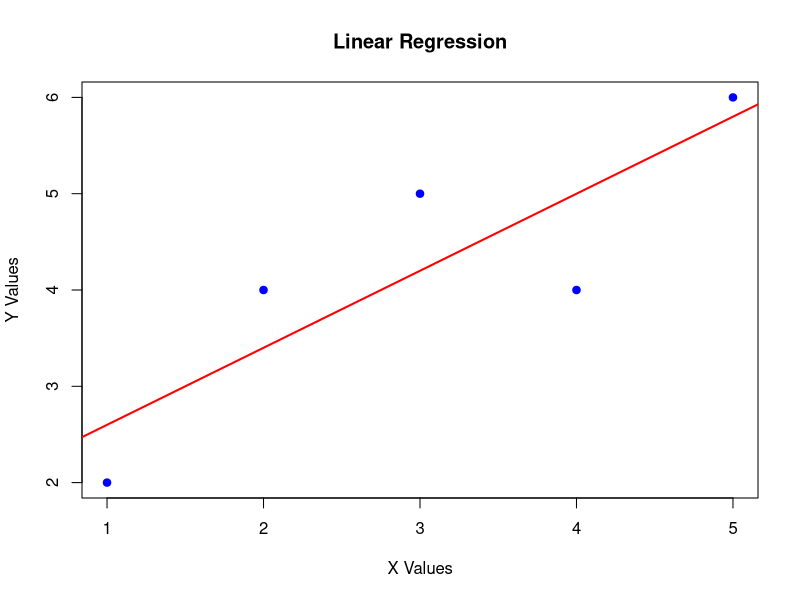

This chart was generated by the following R code:

x <- c(1, 2, 3, 4, 5)
y <- c(2, 4, 5, 4, 6)


model <- lm(y ~ x)

print(summary(model))


predicted <- predict(model)

print("Predicted Values:")
print(round(predicted, 2))


plot(x, y,
     main = "Linear Regression",
     xlab = "X Values",
     ylab = "Y Values",
     pch = 19,
     col = "blue")


abline(model, col = "red", lwd = 2)
